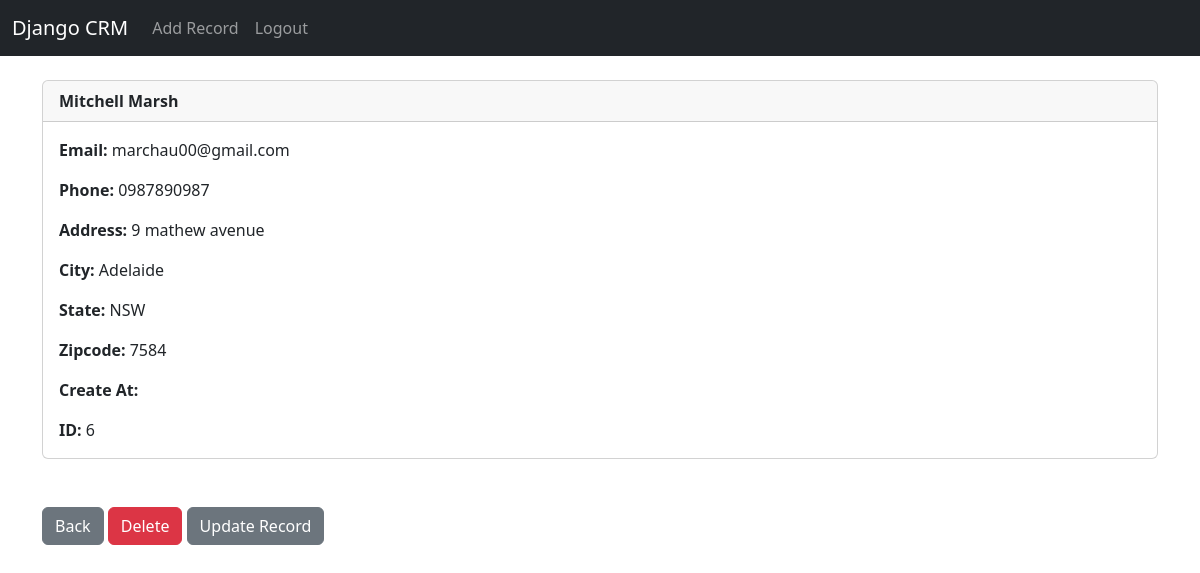
The app's page /record/6 (signed in) with its own data.
### Website/models.py (models this page shows, shortened)
class Record(models.Model):
    create_at = models.DateTimeField(auto_now_add = True)
    first_name = models.CharField(max_length = 50)
    last_name = models.CharField(max_length = 50)
    phone = models.CharField(max_length = 50)
    email = models.CharField(max_length = 100)
    address = models.CharField(max_length = 50)
    city = models.CharField(max_length = 50)
    state = models.CharField(max_length = 50)
    zipcode = models.CharField(max_length = 50)

### Website/views.py (the view)
# urls.py: path('record/<int:pk>', views.customer_record, name = 'record'),
def customer_record(request,pk):
    if request.user.is_authenticated:
        customer_record = Record.objects.get(id = pk)
        return render(request, 'record.html',{'customer_record':customer_record} )
    else:
        messages.success(request, "You must be Logged In to acess this page.....")
        return redirect('home')

### Website/templates/record.html
{% extends 'base.html' %}
{% block content %}
<div class="card">
  <div class="card-header"><strong>
    	{{ customer_record.first_name }}
		{{ customer_record.last_name }}</strong>
  </div>
  <div class="card-body">
<p class="card-text">
<strong>Email: </strong>{{ customer_record.email }}</p>
<p class="card-text">
<strong>Phone: </strong>{{ customer_record.phone }}
</p>
<p class="card-text">
<strong>Address: </strong>{{ customer_record.address }}</p>
<p class="card-text">
<strong>City: </strong>{{ customer_record.city }}</p>
<p class="card-text">
<strong>State: </strong>{{ customer_record.state }}</p>
<p class="card-text">
<strong>Zipcode: </strong>{{ customer_record.zipcode }}</p>
<p class="card-text">
<strong>Create At: </strong>{{ customer_record.created_at }}</p>
<p class="card-text">
<strong>ID: </strong>{{ customer_record.id }}</p>
  </div>
</div>
<br/><br/>
<a href="{% url 'home' %}" class="btn btn-secondary">Back</a>
<a href="{% url 'delete_record' customer_record.id %}" class="btn btn-danger">Delete</a>
<a href="{% url 'update_record' customer_record.id %}" class="btn btn-secondary">Update Record</a>
{% endblock %}

### records on screen
Record: first_name "Mitchell", last_name "Marsh", email "marchau00@gmail.com", phone "0987890987", address "9 mathew avenue", city "Adelaide", state "NSW", zipcode "7584", id "6"
